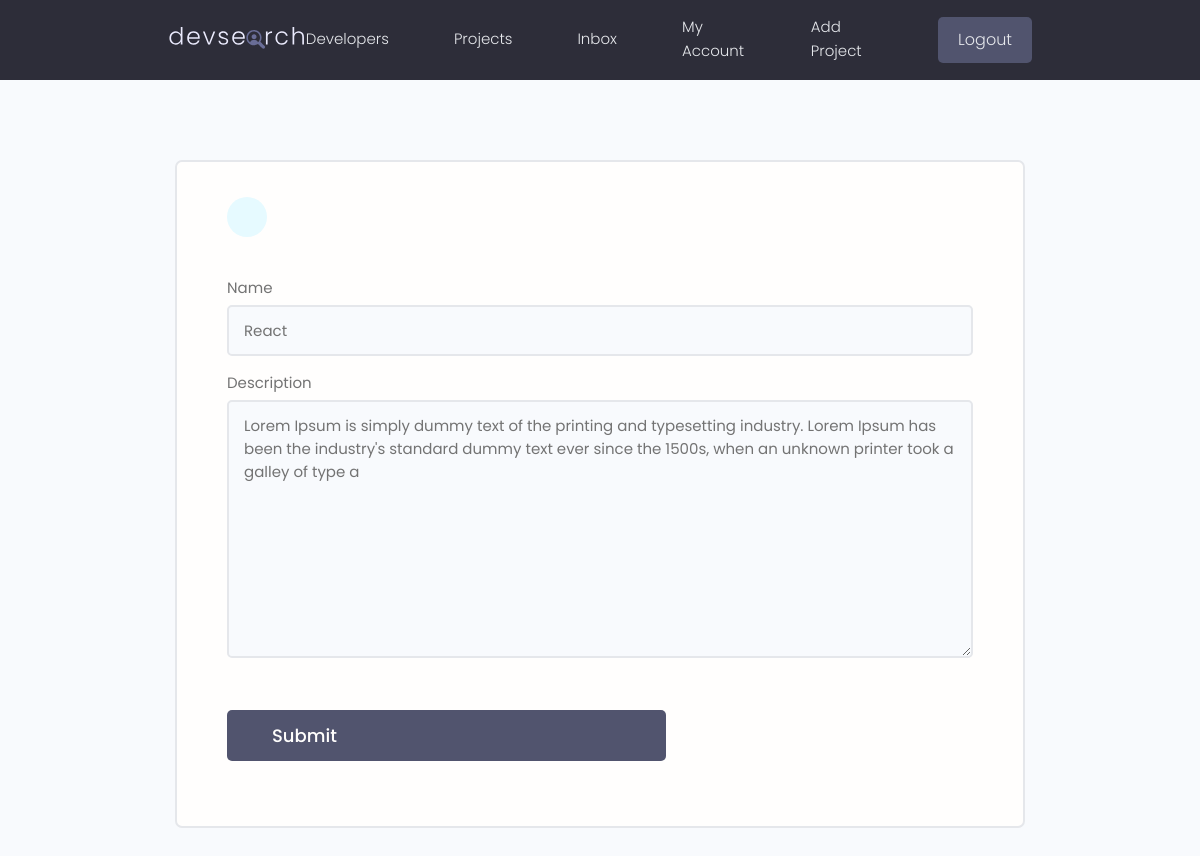
Screenshot of /edit-skill/977be58b-884a-4a22-b874-b52ada4cbf48 (signed in) with the database file from the repository.
### users/models.py (models this page shows, shortened)
class Skill(models.Model):
    id = models.UUIDField(default=uuid4, primary_key=True, editable=False)
    owner = models.ForeignKey(Profile, on_delete=models.CASCADE, blank=True, null=True)
    name = models.CharField(max_length=200, blank=True, null=True)
    description = models.TextField(max_length=200, blank=True, null=True)
    created_id = models.DateTimeField(auto_now_add=True)

### users/views.py (the view)
# urls.py: path("edit-skill/<str:pk>", views.edit_skill, name='edit-skill'),
@login_required(login_url="login")
def edit_skill(request, pk):
    profile = request.user.profile
    skill = profile.skill_set.get(id=pk)
    form = SkillForm(instance=skill)
    context = {"form":form}
    if request.method == 'POST':
        form = SkillForm(request.POST, instance=skill)
        if form.is_valid():
            form.save()
            messages.success(request, "Skill updated sucessfully")
            return redirect('user-account')
    return render(request, 'users/skill-form.html', context)

### users/forms.py
class SkillForm(ModelForm):
    class Meta:
        model = Skill
        fields = '__all__'
        exclude = ['owner',]
    def __init__(self, *args, **kwargs):
        super(SkillForm, self).__init__(*args, **kwargs)
        for name, field in self.fields.items():
            self.fields[name].widget.attrs.update(
                {"class":"input"}
            )

### users/templates/users/skill-form.html (shortened to what this page needs)
{% extends 'base.html' %}
{% block content %}
<main class="formPage my-xl">
    <div class="content-box">
        <div class="formWrapper">
            <a class="backButton" href="{% url 'user-account' %}"></a>
            <br>
            <form class="form" method="POST" action="">
                {% for field in form %}
                <div class="form__field">
                    <label for="formInput#text"> {{field.label}}</label>
                    {{field}}
                </div>
                {% endfor %}
                <input class="btn btn--sub btn--lg  my-md" type="Update" value="Submit" />
            </form>
        </div>
    </div>
</main>
{% endblock %}

### static/styles/app.css (style rules this page uses)
:root { --color-sub: #2d2d39; }
.btn--sub { background-color: var(--color-sub-light); }
.content-box { width: 95%; max-width: 85rem; margin: 0 auto; }
.backButton { background: var(--color-main-light); color: var(--color-main); width: 4rem; height: 4rem; display: flex; align-items: center; justify-content: center; border-radius: 50%; }
.formPage .formWrapper { list-style: none; background: var(--color-white); padding: 3.5rem 5rem; border: 2px solid var(--color-light); border-radius: 0.7rem; }

### static/uikit/styles/modules/_variables.css (style rules this page uses)
:root { --color-main: #5aa5b9; --color-main-light: #e6faff; --color-sub: #3f4156; --color-sub-light: #51546e; --color-sub-lighter: #ededfd; --color-text: #737373; --color-gray: #8b8b8b; --color-light: #e5e7eb; --color-light-gray: #767676; --color-bg: #f8fafd; --color-white: #fffefd; --color-white-light: #f3f3f3; --color-success: #359e64; --color-success-bg: #def8e8; --color-error: #fc4b0b; --color-error-bg: #fff2ee; --font-base: 'Poppins', arial, helvetica, 'Segoe UI', roboto, ubuntu, sans-serif; --font-monospace: 'Fira Code', 'Courier New', courier, monospace; --font-regular: 300; --font-medium: 500; --font-bold: 700; --generic-shadow: 1px 1px 5px #00000010; --generic-transition: all 0.3s ease-in-out; }

### static/uikit/styles/modules/_base.css (style rules this page uses)
* { margin: 0; padding: 0; box-sizing: border-box; text-rendering: optimizeLegibility; color: inherit; font-size: inherit; }
html { font-size: 50%; }
@media only screen and (min-width: 480px) { html { font-size: 56.25%; } }
@media only screen and (min-width: 1200px) { html { font-size: 62.5%; } }
body { line-height: 1.6; font-weight: 400; font-size: 1.5rem; color: var(--color-text); background-color: var(--color-bg); min-height: 100vh; }

### static/uikit/styles/modules/_typography.css (style rules this page uses)
* { font-family: var(--font-base); }
a { padding-bottom: 2px; text-decoration: none; display: inline-block; color: var(--color-main); font-weight: var(--font-medium); }

### static/uikit/styles/modules/_utilities.css (style rules this page uses)
.my-md { margin: 3rem auto; }
.my-xl { margin: 8rem auto; }

### static/uikit/styles/modules/_button.css (style rules this page uses)
.btn { display: inline-block; position: relative; cursor: pointer; background-color: var(--color-light); font-weight: var(--font-medium); color: var(--color-sub); text-decoration: none; padding: 1rem 2rem; border-radius: 0.5rem; border: none; width: -webkit-fit-content; width: -moz-fit-content; width: fit-content; height: -webkit-fit-content; height: -moz-fit-content; height: fit-content; font-size: 1.6rem; outline-width: 0; outline-color: transparent; -webkit-backface-visibility: hidden; backface-visibility: hidden; transition: all 0.3s ease-in-out; }
.btn--sub { background-color: var(--color-sub); color: var(--color-white); }
.btn--lg { font-size: 1.8rem; padding: 1.2rem 4.5rem; }

### static/uikit/styles/modules/_form.css (style rules this page uses)
.form { display: block; }
.form__field { margin-top: 1.5rem; margin-bottom: 1.5rem; }
.form__label, .form__field > label { display: block; margin-bottom: 0.5rem; color: var(--color-text); }
input.input[type='text'], input.input[type='email'], input.input[type='password'], input.input[type='number'], textarea.input { min-width: 24rem; width: 100%; padding: 1.2rem 1.5rem; border-radius: 0.5rem; border: 2px solid var(--color-light); transition: all 0.3s ease-in-out; background-color: var(--color-bg); }

### rows the page displays
Skill: form "React" "Lorem Ipsum is simply dummy text of the printing and typesetting industry. Lorem Ipsum has been the industry's standard dummy text ever since the 1500s, when an unknown printer took a galley of type a"

### other values shown
{{ field.label }} "Name" "Description"
